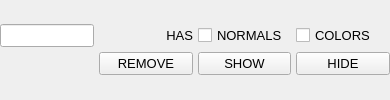
	<widget class="QWidget" name="panelPoints">
	  <property name="sizePolicy">
	    <sizepolicy hsizetype="Expanding" vsizetype="Fixed">
	      <horstretch>0</horstretch>
	      <verstretch>0</verstretch>
	    </sizepolicy>
	  </property>

	  <layout class="QVBoxLayout" name="panelPointsVBoxLayout">
	    <property name="leftMargin">
	      <number>0</number>
	    </property>
	    <property name="topMargin">
	      <number>0</number>
	    </property>
	    <property name="rightMargin">
	      <number>0</number>
	    </property>
	    <property name="bottomMargin">
	      <number>0</number>
	    </property>
	    <property name="spacing">
	      <number>0</number>
	    </property>

	    <item>
	      <layout class="QGridLayout" name="panelPointsGridLayout">
		<property name="leftMargin">
		  <number>0</number>
		</property>
		<property name="topMargin">
		  <number>0</number>
		</property>
		<property name="rightMargin">
		  <number>0</number>
		</property>
		<property name="bottomMargin">
		  <number>0</number>
		</property>
		<property name="spacing">
		  <number>5</number>
		</property>

		<!-- row 15 -->

		<item row="0" column="0">
		  <widget class="QLineEdit" name="editPointsNumber">
		    <property name="sizePolicy">
		      <sizepolicy hsizetype="Expanding" vsizetype="Fixed">
			<horstretch>1</horstretch>
			<verstretch>0</verstretch>
		      </sizepolicy>
		    </property>
		    <property name="text">
		      <string/>
		    </property>
		    <property name="readOnly">
		      <bool>true</bool>
		    </property>
		    <property name="font">
		      <font>
			<pointsize>10</pointsize>
		      </font>
		    </property>
		  </widget>
		</item>

		<item row="0" column="1">
		  <widget class="QLabel" name="labelPointsHas">
		    <property name="sizePolicy">
		      <sizepolicy hsizetype="Expanding" vsizetype="Fixed">
			<horstretch>1</horstretch>
			<verstretch>0</verstretch>
		      </sizepolicy>
		    </property>
		    <property name="margin">
		      <number>5</number>
		    </property>
		    <property name="alignment">
		      <set>Qt::AlignRight|Qt::AlignVCenter</set>
		    </property>
		    <property name="text">
		      <string>HAS</string>
		    </property>
		    <property name="font">
		      <font>
			<pointsize>10</pointsize>
		      </font>
		    </property>
		  </widget>
		</item>

		<item row="0" column="2">
		  <widget class="QCheckBox" name="checkBoxPointsHasNormals">
		    <property name="sizePolicy">
		      <sizepolicy hsizetype="Expanding" vsizetype="Fixed">
			<horstretch>1</horstretch>
			<verstretch>0</verstretch>
		      </sizepolicy>
		    </property>
		    <property name="text">
		      <string>NORMALS</string>
		    </property>
		    <property name="checkable">
		      <bool>false</bool>
		    </property>
		    <property name="font">
		      <font>
			<pointsize>10</pointsize>
		      </font>
		    </property>
		  </widget>
		</item>

		<item row="0" column="3">
		  <widget class="QCheckBox" name="checkBoxPointsHasColors">
		    <property name="sizePolicy">
		      <sizepolicy hsizetype="Expanding" vsizetype="Fixed">
			<horstretch>1</horstretch>
			<verstretch>0</verstretch>
		      </sizepolicy>
		    </property>
		    <property name="text">
		      <string>COLORS</string>
		    </property>
		    <property name="checkable">
		      <bool>false</bool>
		    </property>
		    <property name="font">
		      <font>
			<pointsize>10</pointsize>
		      </font>
		    </property>
		  </widget>
		</item>

		<!-- row 16 -->

		<item row="1" column="1">
		  <widget class="QPushButton" name="pushButtonPointsRemove">
		    <property name="sizePolicy">
		      <sizepolicy hsizetype="Expanding" vsizetype="Fixed">
			<horstretch>1</horstretch>
			<verstretch>0</verstretch>
		      </sizepolicy>
		    </property>
		    <property name="text">
		      <string>REMOVE</string>
		    </property>
		    <property name="font">
		      <font>
			<pointsize>10</pointsize>
		      </font>
		    </property>
		  </widget>
		</item>

		<item row="1" column="2">
		  <widget class="QPushButton" name="pushButtonPointsShow">
		    <property name="sizePolicy">
		      <sizepolicy hsizetype="Expanding" vsizetype="Fixed">
			<horstretch>1</horstretch>
			<verstretch>0</verstretch>
		      </sizepolicy>
		    </property>
		    <property name="text">
		      <string>SHOW</string>
		    </property>
		    <property name="font">
		      <font>
			<pointsize>10</pointsize>
		      </font>
		    </property>
		  </widget>
		</item>

		<item row="1" column="3">
		  <widget class="QPushButton" name="pushButtonPointsHide">
		    <property name="sizePolicy">
		      <sizepolicy hsizetype="Expanding" vsizetype="Fixed">
			<horstretch>1</horstretch>
			<verstretch>0</verstretch>
		      </sizepolicy>
		    </property>
		    <property name="text">
		      <string>HIDE</string>
		    </property>
		    <property name="font">
		      <font>
			<pointsize>10</pointsize>
		      </font>
		    </property>
		  </widget>
		</item>

	      </layout>
	    </item>
	  </layout>
	</widget>
